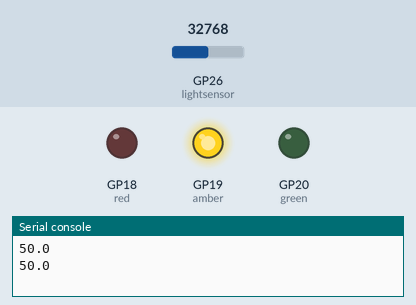
Simulated run of this program. Board: Raspberry Pi Pico running MicroPython. On the bench: output pins drawn as LEDs (lit = HIGH), the last lines printed to the serial console. Inputs (shaded band) come from the test bench; at power-on: GP26 (lightsensor) = 32768 (analog values on the 0–65535 scale).

Above: at 1.2 s.
1.3 s: GP26 (lightsensor) set to 38368
4.2 s: GP26 (lightsensor) set to 40384
At 6.9 s:
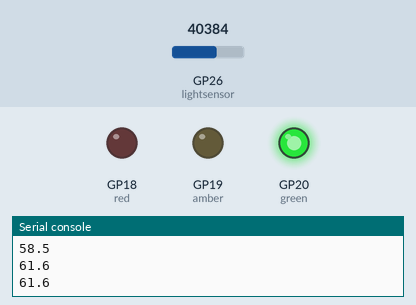
7.5 s: GP26 (lightsensor) set to 19660
At 9.3 s:
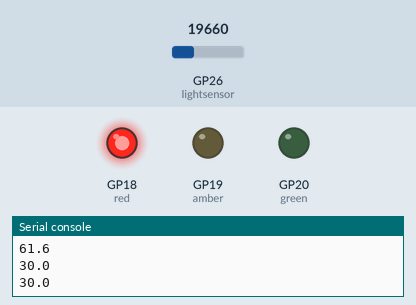
10.5 s: GP26 (lightsensor) set to 20768
At 12.8 s:
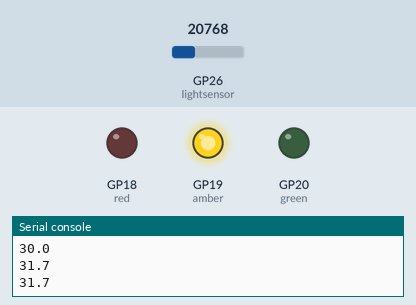
13.5 s: GP26 (lightsensor) set to 7864
At 16.3 s:
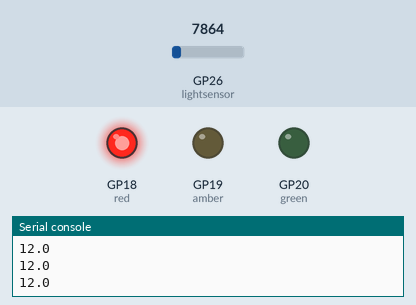
Timing chart, 0 to 17.5 s (numbered marks = the images above; inputs shaded):
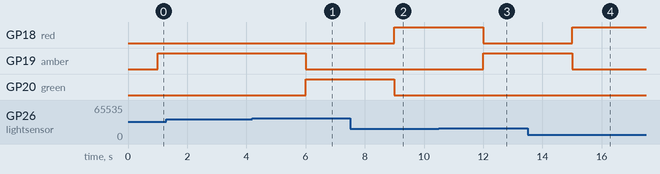

The program:

day6_2.py
```python
from machine import ADC, Pin
import time

# set up LEDs
red = Pin(18, Pin.OUT)
amber = Pin(19, Pin.OUT)
green = Pin(20, Pin.OUT)

# Define pin for our sensor
lightsensor = ADC(Pin(26))

while True:
    # Read sensor value and store it in a variable called light
    light =  lightsensor.read_u16()

    # convert to percentage
    lightpercent = round(light/65535 * 100, 1)

    print(lightpercent)

    time.sleep(1)

    if lightpercent <= 30:
        red.value(1)
        amber.value(0)
        green.value(0)
    elif 30 < lightpercent < 60:
        red.value(0)
        amber.value(1)
        green.value(0)
    elif lightpercent >= 60:
        red.value(0)
        amber.value(0)
        green.value(1)
```

Measured:
- the behaviour switches between 39280 and 39296 on GP26 (lightsensor) (found by bisection; images 0 and 1)
- the behaviour switches between 19680 and 19696 on GP26 (lightsensor) (found by bisection; images 2 and 3)
- after the input at 4.2 s, GP19 (amber): HIGH → LOW after 1.8 s; GP20 (green): LOW → HIGH after 1.8 s
- after the input at 7.5 s, GP18 (red): LOW → HIGH after 1.5 s; GP20 (green): HIGH → LOW after 1.5 s
- after the input at 10.5 s, GP18 (red): HIGH → LOW after 1.5 s; GP19 (amber): LOW → HIGH after 1.5 s
- after the input at 13.5 s, GP18 (red): LOW → HIGH after 1.5 s; GP19 (amber): HIGH → LOW after 1.5 s
